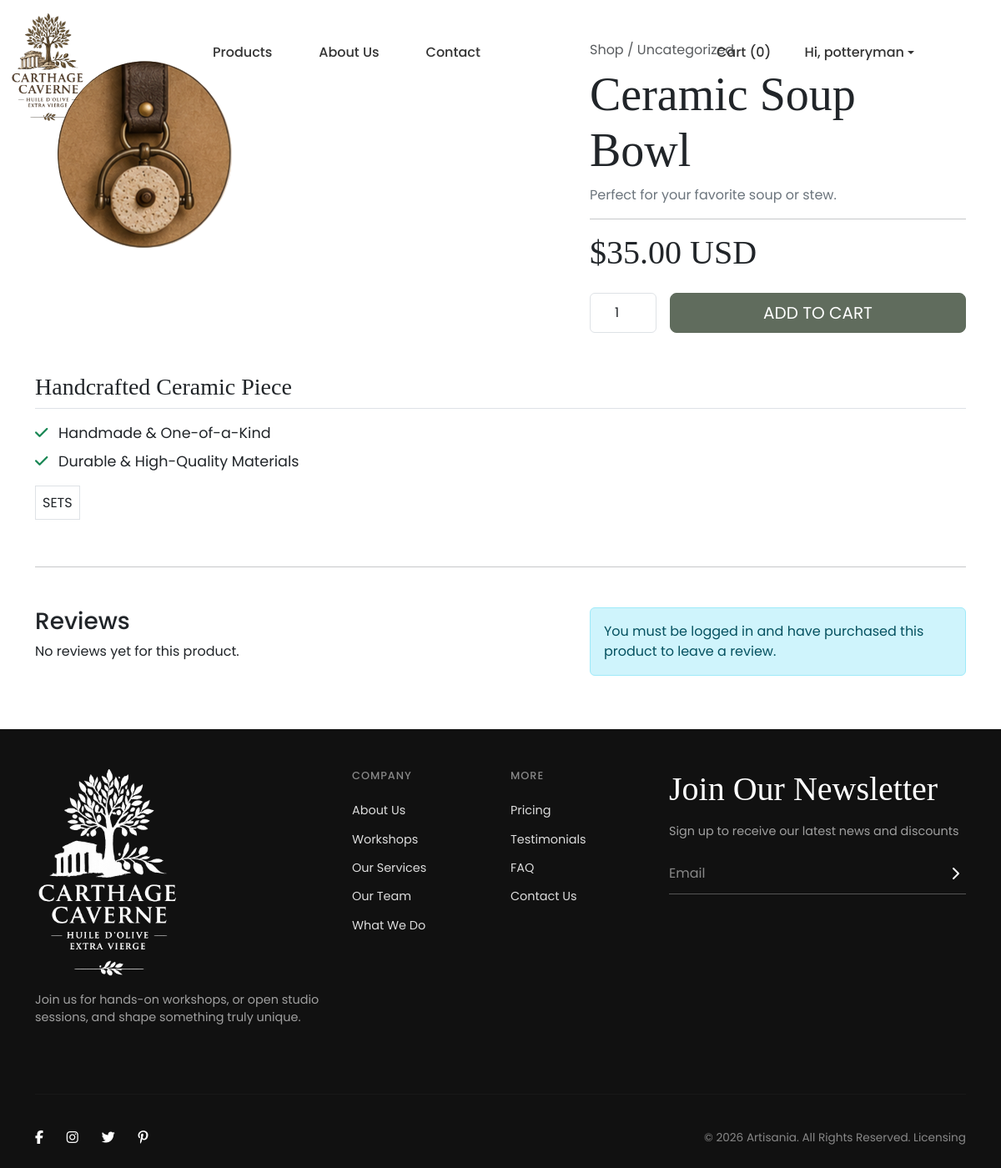
The page /api/product_detail.php?id=2 (signed in) on the database its author committed.
### tables this page shows
CREATE TABLE `products` (
  `id` INT UNSIGNED AUTO_INCREMENT PRIMARY KEY,
  `user_id` INT UNSIGNED NOT NULL,  
  `category_id` INT UNSIGNED NULL,
  `name` VARCHAR(255) NOT NULL,
  `description` TEXT,
  `price` DECIMAL(10, 2) NOT NULL,
  `image_path` VARCHAR(255),
  `stock` INT UNSIGNED NOT NULL DEFAULT 0,
  `dimensions` VARCHAR(255) NULL,      
  `care_instructions` VARCHAR(255) NULL,
  `status` ENUM('pending','approved','rejected') NOT NULL DEFAULT 'pending',
  `created_at` TIMESTAMP DEFAULT CURRENT_TIMESTAMP,
  FOREIGN KEY (`user_id`) REFERENCES `users`(`id`) ON DELETE CASCADE,
  FOREIGN KEY (`category_id`) REFERENCES `categories`(`id`) ON DELETE SET NULL  
);

### api/product_detail.php (the view, shortened to what this page needs)
<?php
$db = getDbConnection();
$product_id = (int)$_GET['id'];
function user_has_purchased($db, $user_id, $product_id) {
    $stmt = $db->prepare("SELECT COUNT(*) FROM order_items oi JOIN orders o ON oi.order_id = o.id WHERE o.user_id = ? AND oi.product_id = ?");
    $stmt->execute([$user_id, $product_id]);
    return $stmt->fetchColumn() > 0;
}
$stmt_product = $db->prepare("SELECT p.*, u.username AS artisan_name, u.id as artisan_id, c.name as category_name FROM products p JOIN users u ON p.user_id = u.id LEFT JOIN categories c on p.category_id = c.id WHERE p.id = ? AND p.status = 'approved'");
$stmt_product->execute([$product_id]);
$product = $stmt_product->fetch();
$stmt_reviews = $db->prepare("SELECT r.*, u.username FROM reviews r JOIN users u ON r.user_id = u.id WHERE r.product_id = ? ORDER BY r.created_at DESC");
$stmt_reviews->execute([$product_id]);
$reviews = $stmt_reviews->fetchAll();
$can_review = isset($_SESSION['user_id']) && user_has_purchased($db, $_SESSION['user_id'], $product_id);
require_once __DIR__ . '/../src/views/templates/header.php';
?>
<div class="container my-5 product-detail-page">
    <div class="row">
        <div class="col-lg-7"><img src="assets/images/<?php echo htmlspecialchars($product['image_path']); ?>" class="img-fluid" alt="<?php echo htmlspecialchars($product['name']); ?>"></div>
        <div class="col-lg-5">
            <p class="text-muted mb-2">Shop / <?php echo htmlspecialchars($product['category_name'] ?? 'Uncategorized'); ?></p>
            <h1 class="display-4 font-playfair"><?php echo htmlspecialchars($product['name']); ?></h1>
            <p class="text-secondary"><?php echo htmlspecialchars($product['description']); ?></p>
            <hr>
            <p class="display-6 font-playfair mb-4">$<?php echo number_format($product['price'], 2); ?> USD</p>
            <form action="add_to_cart.php" method="POST"><input type="hidden" name="product_id" value="<?php echo $product['id']; ?>"><div class="d-flex"><input type="number" name="quantity" class="form-control" value="1" min="1" style="max-width: 80px; text-align: center;"><button type="submit" class="btn btn-dark btn-lg ms-3 flex-grow-1">ADD TO CART</button></div></form>
        </div>
    </div>
    <div class="row mt-5"><div class="col-12">
        <h3 class="font-playfair border-bottom pb-2">Handcrafted Ceramic Piece</h3>
        <ul class="list-unstyled mt-3" style="font-size: 1.1rem;"><li class="mb-2"><i class="fa-solid fa-check text-success me-2"></i> Handmade & One-of-a-Kind</li><li class="mb-2"><i class="fa-solid fa-check text-success me-2"></i> Durable & High-Quality Materials</li></ul>
        <p class="mt-4"><span class="border p-2"><?php echo strtoupper(htmlspecialchars($product['category_name'] ?? 'SETS')); ?></span></p>
    </div></div>
    <hr class="my-5">
    <div class="row">
        <div class="col-md-7">
            <h3>Reviews</h3>
            <?php if(empty($reviews)): ?>
                <p>No reviews yet for this product.</p>
            <?php endif; ?>
        </div>
        <div class="col-md-5">
            <?php if ($can_review): ?>
            <h3>Leave a Review</h3>
            <form action="product_detail.php?id=<?php echo $product_id; ?>" method="POST">
                <input type="hidden" name="action" value="submit_review">
                <div class="mb-3"><label for="rating" class="form-label">Rating</label><select class="form-select" name="rating" required><option value="5">5 Stars</option><option value="4">4 Stars</option><option value="3">3 Stars</option><option value="2">2 Stars</option><option value="1">1 Star</option></select></div>
                <div class="mb-3"><label for="comment" class="form-label">Comment</label><textarea class="form-control" name="comment" rows="4"></textarea></div>
                <button type="submit" class="btn btn-primary">Submit Review</button>
            </form>
            <?php else: ?>
                <div class="alert alert-info">You must be logged in and have purchased this product to leave a review.</div>
            <?php endif; ?>
        </div>
    </div>
</div>
<?php require_once __DIR__ . '/../src/views/templates/footer.php'; ?>

### api/assets/css/style.css (style rules this page uses)
body { font-family: 'Poppins', sans-serif; background-color: #ffffff; }
.product-detail-page .font-playfair { font-family: 'Playfair Display', serif; }
.product-detail-page .btn-dark { background-color: #606C5D; border-color: #606C5D; }
input, select, button, a { position: relative; z-index: 2001; }

### rows shown on the page
products: image_path (picture), name "Ceramic Soup Bowl", description "Perfect for your favorite soup or stew.", price "35.00"

### other values the page prints
$cart_item_count "0"
$_SESSION['username'] "potteryman"
$product['category_name'] "Uncategorized"
$product['category_name'] "SETS"
SITE_NAME "Artisania"
